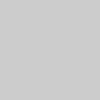
Frame 1 (no input)
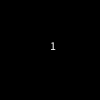
Frame 60 (the mouse pressed at the canvas centre just before this capture)
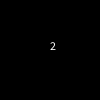
Frame 120 (the mouse held since frame 60 and released just before this capture)

The Processing sketch that drew these frames (run headless with seeded random() and noise(); from frame 60 on, the mouse is pressed at the canvas centre):

// Processing sketch: Oefenopgave_3_1
// ── Oefenopgave_3_1.pde
int tijdcheck;
int interval = 1000;
int seconden = 0;

void setup() {
  tijdcheck = millis();
}

void draw() {
     
  // hier moet ik dus ">" gebruiken ipv "==" omdat de draw methode blijkbaar 
  // nooit op de gehele seconde (1000ms) een draw() doet.
  // dus: millis() naar seconden geeft nooit een geheel getal.
  if ( millis() > tijdcheck + interval ) {
    background(0);
    tijdcheck = millis();
    seconden++;
    // tekst komt niet in het midden; textSize() geeft niet even grote hoogte + breedte?
    text(seconden, width / 2, height / 2);
  }
}
